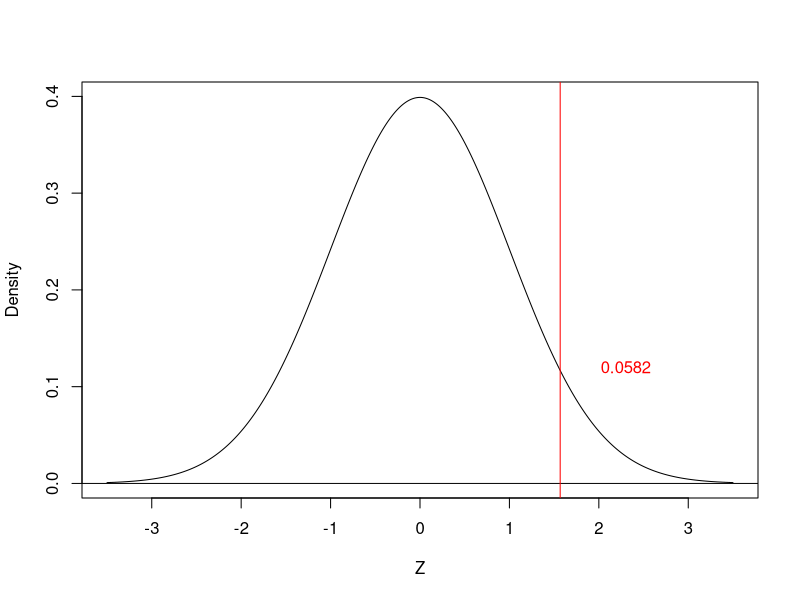

The R script that drew this image:
## ---- chunk 1
z_test <- ( 380/400 - 0.93 ) / sqrt( 0.93 * 0.07 / 400 )
z_test
## ---- chunk 2
pnorm(z_test, lower.tail = FALSE) * 2
## ---- chunk 3
z_axis <- seq(-3.5, 3.5, 0.01)
plot(z_axis, dnorm(z_axis), type = "l", xlab = "Z", ylab = "Density")
abline(h = 0)
abline(v = z_test, col = "red")
text(x = 2.3, y = 0.12, label = "0.0582", col = "red")
